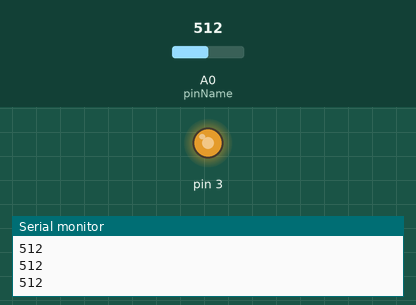
Recording of a sketch running on a simulated Arduino Uno, built with avr-gcc and run on an emulated ATmega328P. Shown: output pins drawn as LEDs (lit = HIGH), the last lines printed to the serial monitor. The test bench sets the inputs (shaded band); at power-on: A0 (pinName) = 512.

Above: at 1.2 s.
1.3 s: A0 (pinName) set to 716
At 2.0 s:
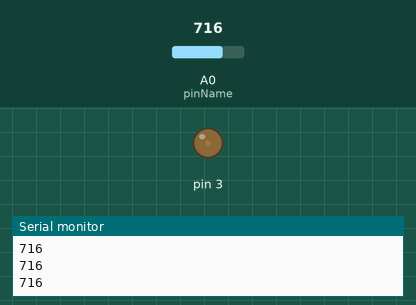
2.8 s: A0 (pinName) set to 900
At 3.3 s:
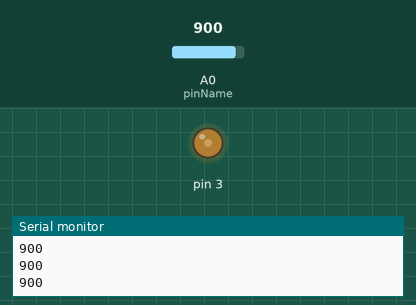
4.3 s: A0 (pinName) set to 1023
At 5.5 s:
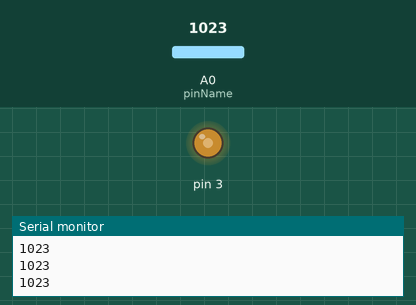
5.8 s: A0 (pinName) set to 0
At 6.7 s:
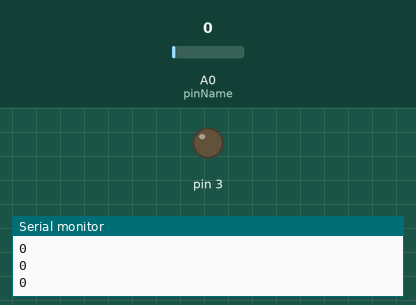
7.3 s: A0 (pinName) set to 511
At 7.9 s:
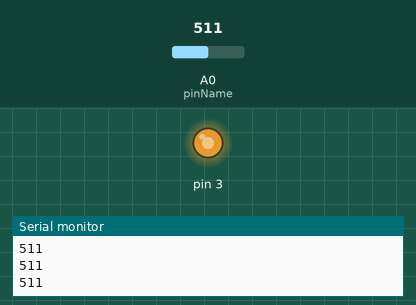
Timing chart, 0 to 9.8 s (numbered marks = the images above; inputs shaded):
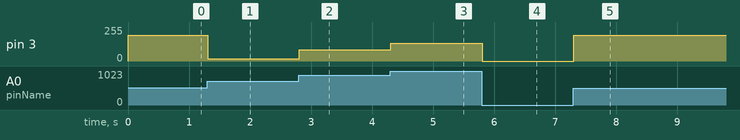

Measured:
- after the input at 1.3 s, pin 3: 194/255 → 16/255 at once
- after the input at 2.8 s, pin 3: 16/255 → 86/255 at once
- after the input at 4.3 s, pin 3: 86/255 → 133/255 at once
- after the input at 5.8 s, pin 3: 133/255 → 0/255 at once
- after the input at 7.3 s, pin 3: 0/255 → 194/255 at once

The sketch:

pwmLED3400.ino
```cpp
int readValue = 0;
int pinName = A0;
int pwmScale = 0;
void setup() {
  // put your setup code here, to run once:
  Serial.begin(9600);

}

void loop() {
  // put your main code here, to run repeatedly:
  readValue = analogRead(pinName);
  Serial.println(readValue);
  pwmScale = map(readValue, 0, 670, 0, 255);
  analogWrite(3, pwmScale);
}
```
